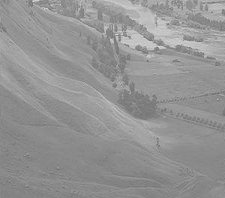
#> input picture pictures/equalization_opencv.jpg, 225 x 198 px, found by its file name
$ python 4.10.2.1-histogram_equalization.py
#> lines starting #> are read from the running program, lines starting #| are printed output that depends on the picture
# coding: utf-8
import numpy as np
from cv2 import cv2
import matplotlib.pyplot as plt

# Consider an image whose pixel values are confined to some specific range of values only. For example, brighter image will have all pixels confined to high values. But a good image will have pixels from all regions of the image. So you need to stretch this histogram to either ends and that is what Histogram Equalization does (in simple words). This normally improves the contrast of the image.

img = cv2.imread(r'pictures\equalization_opencv.jpg', 0)
#> img is the input picture: shape (198, 225); min 104, max 224, mean 147.7

hist, bins = np.histogram(img.flatten(), 256, [0, 256])
#> hist = 256 values, max 1819 at index 138, min 0 at index 0, mean 174; bins = 257 values from 0 to 256

cdf = hist.cumsum()
#> cdf = 256 values from 0 to 44550
cdf_normalized = cdf * hist.max() / cdf.max()
#> cdf_normalized = 256 values from 0 to 1819

# You can see histogram lies in brighter region. We need the full spectrum. For that, we need a transformation function which maps the input pixels in brighter region to output pixels in full region. That is what histogram equalization does.
# Now we find the minimum histogram value (excluding 0) and apply the histogram equalization equation as given in wiki page. But I have used here, the masked array concept array from Numpy. For masked array, all operations are performed on non-masked elements. You can read more about it from Numpy docs on masked arrays.
cdf_m = np.ma.masked_equal(cdf, 0)
cdf_m = (cdf_m - cdf_m.min())*255/(cdf_m.max()-cdf_m.min())
cdf = np.ma.filled(cdf_m, 0).astype('uint8')
#> cdf = 256 values from 0 to 255

img2 = cdf[img]
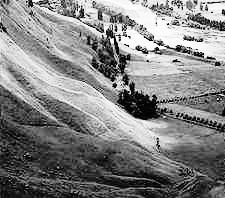
#> img2: shape (198, 225); min 0, max 255, mean 129.9
# Now calculate its histogram and cdf as before
hist2, bins = np.histogram(img2.flatten(), 256, [0, 256])
#> hist2 = 256 values, max 1819 at index 75, min 0 at index 6, mean 174

cdf2 = hist2.cumsum()
#> cdf2 = 256 values from 127 to 44550
cdf_normalized2 = cdf2 * hist2.max() / cdf2.max()
#> cdf_normalized2 = 256 values from 5.19 to 1819

plt.subplot(221), plt.imshow(img, 'gray')
plt.subplot(222), plt.plot(cdf_normalized, color='b'), plt.hist(img.flatten(), 256, [
    0, 256], color='r'), plt.xlim([0, 256]), plt.legend(('cdf', 'histogram'), loc='upper left')
plt.subplot(223), plt.imshow(img2, 'gray')
plt.subplot(224), plt.plot(cdf_normalized2, color='b'), plt.hist(img2.flatten(), 256, [
    0, 256], color='r'), plt.xlim([0, 256]), plt.legend(('cdf', 'histogram'), loc='upper left')

plt.show()
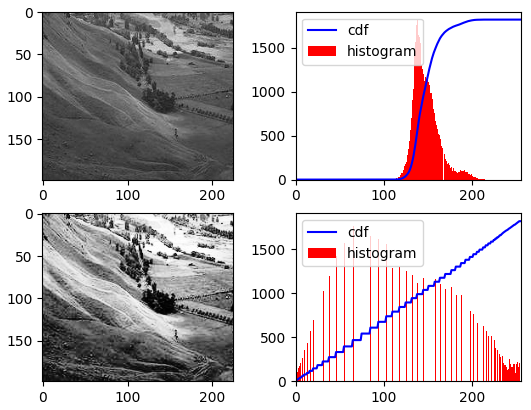
#> figure drawn by matplotlib, 4 panels; panel 2: tallest bar 1819 high, from x = 138 to 139; panel 2: curve peaks at x = 224, y = 1819; panel 4: tallest bar 1819 high, from x = 75 to 76; panel 4: curve peaks at x = 255, y = 1819

# Another important feature is that, even if the image was a darker image (instead of a brighter one we used), after equalization we will get almost the same image as we got. As a result, this is used as a “reference tool” to make all images with same lighting conditions. This is useful in many cases. For example, in face recognition, before training the face data, the images of faces are histogram equalized to make them all with same lighting conditions.

# About numpy.ma : https://blog.csdn.net/wzy628810/article/details/103833856
# Numpy Doc : https://numpy.org/doc/stable/reference/maskedarray.html
# OR : https://docs.scipy.org/doc/numpy-1.13.0/reference/maskedarray.generic.html#maskedarray-generic-constructing
